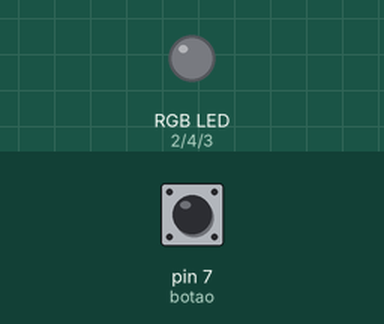
Recording of a sketch running on a simulated Arduino Uno, built with avr-gcc and run on an emulated ATmega328P. Parts: an RGB LED mixed from three pins (HIGH = lit). The inputs (shaded band) are chosen by the test bench; at power-on: pin 7 (botao) LOW.

Above: at 1.2 s.
1.3 s: pin 7 (botao) pulled HIGH for 0.15 s
At 2.6 s:
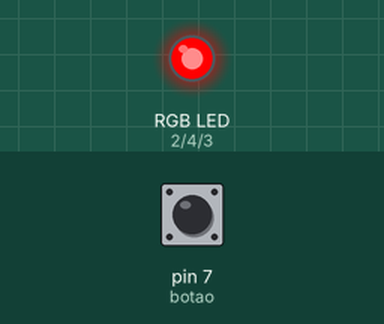
2.9 s: pin 7 (botao) pulled HIGH for 1 s
At 5.1 s:
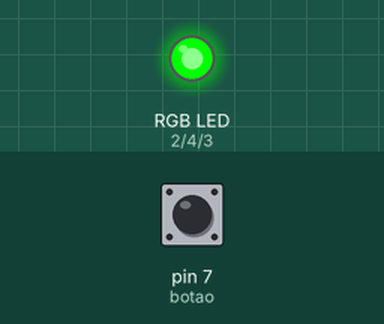
5.4 s: pin 7 (botao) pulled HIGH for 0.15 s
At 5.8 s:
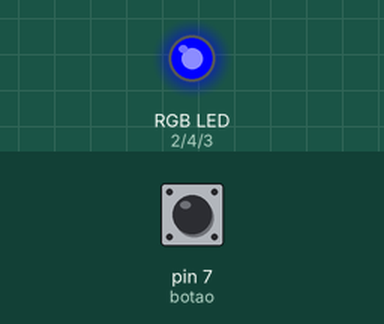
7.0 s: pin 7 (botao) pulled HIGH for 3.2 s
At 11.2 s:
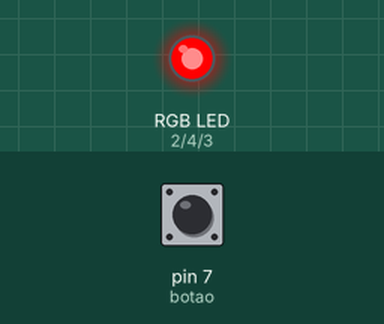
Timing chart, 0 to 12.7 s (numbered marks = the images above; inputs shaded):
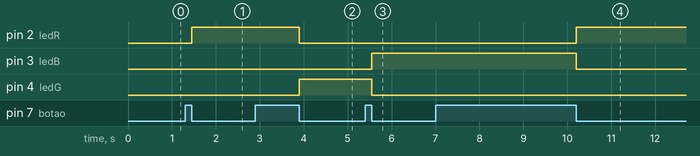

The sketch:

Led_RGB.ino
```cpp
#define ledR 2
#define ledG 4
#define ledB 3
#define botao 7
#define maximo 3

int btnclicado=0;
int btnliberado=0;
int ciclo=0;

void vermelho(){
  digitalWrite(ledR,1);
  digitalWrite(ledG,0);
  digitalWrite(ledB,0);
}
void verde(){
  digitalWrite(ledR,0);
  digitalWrite(ledG,1);
  digitalWrite(ledB,0);
}
void azul(){
  digitalWrite(ledR,0);
  digitalWrite(ledG,0);
  digitalWrite(ledB,1);
}
void trocaLed(){
  if(ciclo == 0){
    vermelho();
  }else if(ciclo == 1){
    verde();
  }else if(ciclo == 2){
    azul();
  }
  ciclo++;
  if(ciclo> maximo-1){
    ciclo = 0;
  }
}
void verificarBtn(){
  if(digitalRead(botao)==1){
    btnclicado = 1;
    btnliberado = 0;
  }else{
    btnliberado = 1;
  }
  if((btnclicado == 1) and (btnliberado == 1)){
    btnclicado = 0;
    btnliberado = 0;
    trocaLed();
  }
}


void setup() {
 pinMode(ledR,OUTPUT);
 pinMode(ledG,OUTPUT);
 pinMode(ledB,OUTPUT);
 pinMode(botao,INPUT);

}

void loop(){
 verificarBtn();

}
```

Measured:
- after the input at 1.3 s, pin 2 (ledR): LOW → HIGH after 0.15 s
- after the input at 2.9 s, pin 2 (ledR): HIGH → LOW after 1.0 s; pin 4 (ledG): LOW → HIGH after 1.0 s
- after the input at 5.4 s, pin 3 (ledB): LOW → HIGH after 0.15 s; pin 4 (ledG): HIGH → LOW after 0.15 s
- after the input at 7.0 s, pin 2 (ledR): LOW → HIGH after 3.2 s; pin 3 (ledB): HIGH → LOW after 3.2 s
